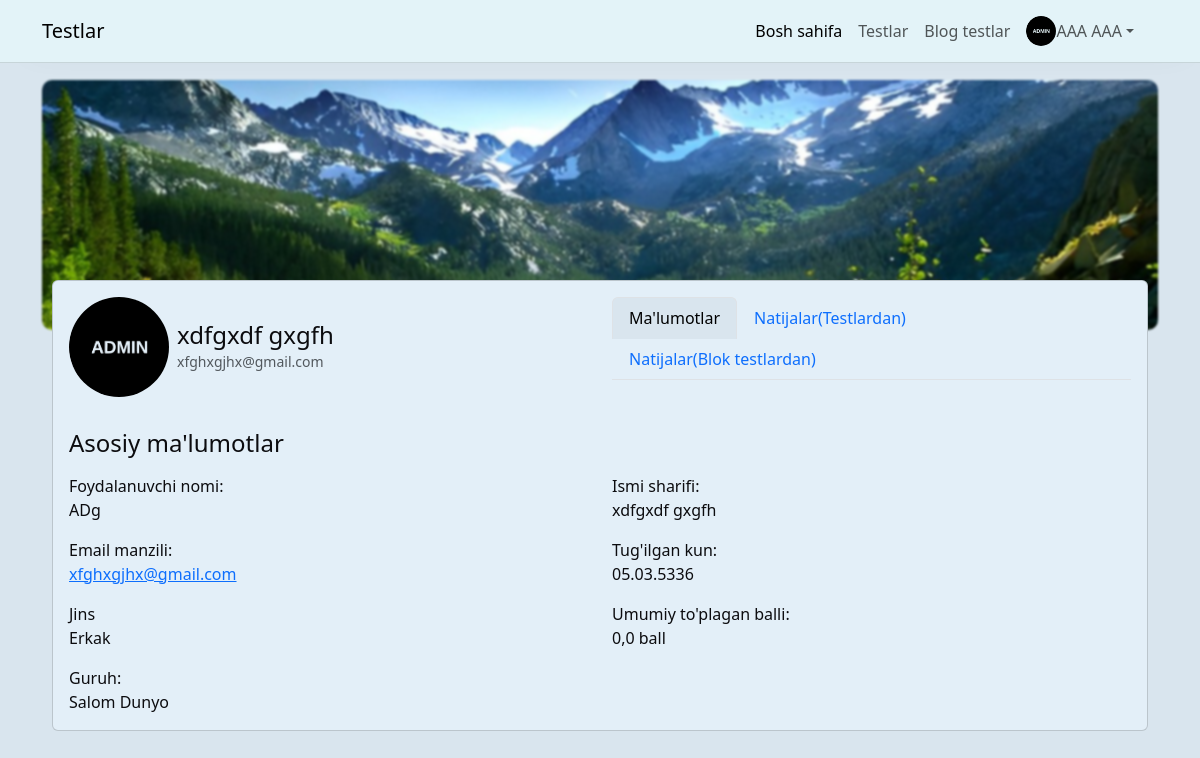
Screenshot of /profile/ADg/ (signed in) with the database file from the repository.
### users/models.py (models this page shows, shortened)
class User(AbstractUser):
    ball = models.FloatField(default=0)
    image = models.ImageField(upload_to='images/', blank=True, null=True)
    full_name = models.CharField(max_length=100)
    date_brith = models.DateField(null=True, blank=True)
    jins = models.CharField(max_length=10, choices=(('Erkak', 'Erkak'), ('Ayol', 'Ayol')))
    class Meta:
        verbose_name = 'Foydalanuvchi'
        verbose_name_plural = 'Foydalanuvchilar'

class Group(models.Model):
    name = models.CharField(max_length=100)
    description = models.TextField()
    students = models.ManyToManyField(User, related_name='guruhlar')
    slug = models.SlugField(unique=True)
    class Meta:
        verbose_name = 'Guruh'
        verbose_name_plural = 'Guruhlar'
    def __str__(self):
        return self.name

### users/views.py (the view, shortened to what this page needs)
# urls.py: path('profile/<str:username>/', profile_view),
def profile_view(request, username):
    user = get_object_or_404(User, username=username)
    natijalar = Result.objects.filter(user=user)
    dtm_results = DtmResult.objects.filter(user=user)
    return render(request, 'users/profile.html', {'profile': user, 'results': natijalar, 'dtm_results': dtm_results})

### templates/users/profile.html (shortened to what this page needs)
{% extends "base.html" %}
{% block content %}
    <img src="/static/images/profile_cover.jpg" alt="Profile cover" style="object-fit: cover;border-radius: 10px;filter: blur(1px);" class="bg-gradient-primary" width="100%" height="250px">
    <div class="position-relative">
        <div class="position-absolute" style="top: -50px;left: 10px;right: 10px;">
            <div class="card p-3">
                <div class="row">
                    <div class="col-md-6 mb-3">
                        <div class="d-flex align-items-center gap-2">
                            <img src="{% if profile.image %}{{profile.image.url}}{% else %}/static/images/all.png{% endif %}" onclick="document.querySelector('#profile_image').click()" alt="Profile picture" class="rounded-circle" style="cursor: pointer;" width="100px" height="100px">
                            <div>
                                <h4 class="mb-0">{{profile.full_name}}</h4>
                                <span class="text-muted" style='font-size: 14px;'>{{profile.email}}</span>
                            </div>
                        </div>
                    </div>
                    <div class="col-md-6">
                        <nav>
                            <div class="nav nav-tabs" id="nav-tab" role="tablist">
                                <button class="nav-link active" id="nav-home-tab" data-bs-toggle="tab" data-bs-target="#nav-home" type="button" role="tab" aria-controls="nav-home" aria-selected="true">Ma'lumotlar</button>
                                <button class="nav-link" id="nav-profile-tab" data-bs-toggle="tab" data-bs-target="#nav-profile" type="button" role="tab" aria-controls="nav-profile" aria-selected="false">Natijalar(Testlardan)</button>
                                <button class="nav-link" id="nav-contact-tab" data-bs-toggle="tab" data-bs-target="#nav-contact" type="button" role="tab" aria-controls="nav-contact" aria-selected="false">Natijalar(Blok testlardan)</button>
                            </div>
                        </nav>
                    </div>
                    <div class="col-md-12 mt-3">
                        <div class="tab-content" id="nav-tabContent">
                            <div class="tab-pane fade show active" id="nav-home" role="tabpanel" aria-labelledby="nav-home-tab" tabindex="0">
                                {% if profile == user %}
                                <h4 class="mb-3">Asosiy ma'lumotlar</h4>
                                <form method="post" class="row">{% csrf_token %}
                                    <div class="col-md-6 mb-3">
                                        <label for="username">Foydalanuvchi nomi <span class="text-danger fw-bold">*</span></label>
                                        <input type="text" disabled class="form-control disabled" required id="username" name="username" value="{{profile.username}}">
                                    </div>
                                    <div class="col-md-6 mb-3">
                                        <label for="email">Email manzili<span class="text-danger fw-bold">*</span></label>
                                        <input type="email" class="form-control" required id="email" name="email" value="{{profile.email}}">
                                    </div>
                                    <div class="col-md-6 mb-3">
                                        <label for="full_name">Ismi sharifi<span class="text-danger fw-bold">*</span></label>
                                        <input type="text" class="form-control" required id="full_name" name="full_name" value="{{profile.full_name}}">
                                    </div>
                                    <div class="col-md-6 mb-3">
                                        <label for="date_brith">Tug'ilgan kun<span class="text-danger fw-bold">*</span></label>
                                        <input type="date" class="form-control" required id="date_brith" name="date_brith" value="{{profile.date_brith|date:"Y-m-d"}}">
                                    </div>
                                    <div class="col-md-12 mb-3">
                                        <label for="jins">Jins<span class="text-danger fw-bold">*</span></label>
                                        <select class="form-select" id="jins" name="jins" required>
                                            <option value="Erkak" {% if profile.jins == "Erkak" %}selected{% endif %}>Erkak</option>
                                            <option value="Ayol" {% if profile.jins == "Ayol" %}selected{% endif %}>Ayol</option>
                                        </select>
                                    </div>
                                    <div class="p-3">
                                        <span class="text-dange">{{error}}</span>
                                    </div>
                                    <div class="p-3">
                                        <button class="btn btn-primary">Saqlash</button>
                                    </div>
                                </form>
                                {% else %}
                                <h4 class="mb-3">Asosiy ma'lumotlar</h4>
                                <div class="row">
                                    <div class="col-md-6 mb-3">
                                        Foydalanuvchi nomi: <br>
                                        {{profile.username}}
                                    </div>
                                    <div class="col-md-6 mb-3">
                                        Ismi sharifi: <br>
                                        {{profile.full_name}}
                                    </div>
                                    {% if profile.email %}
                                    <div class="col-md-6 mb-3">
                                        Email manzili: <br>
                                        <a href="mailto:{{profile.email}}">{{profile.email}}</a>
                                    </div>
                                    {% endif %}
                                    {% if profile.date_brith %}
                                    <div class="col-md-6 mb-3">
                                        Tug'ilgan kun: <br>
                                        {{profile.date_brith|date:"d.m.Y"}}
                                    </div>
                                    {% endif %}
                                    {% if profile.jins %}
                                    <div class="col-md-6 mb-3">
                                        Jins <br>
                                        {{profile.jins}}
                                    </div>
                                    {% endif %}
                                    <div class="col-md-6">
                                        Umumiy to'plagan balli: <br>
                                        {{profile.ball}} ball
                                    </div>
                                    {% if profile.guruhlar.exists %}
                                    <div class="col-md-6">
                                        Guruh: <br>
                                        {{profile.guruhlar.first}}
                                    </div>
                                    {% endif %}
                                </div>
                                {% endif %}
                            </div>
                        </div>
                    </div>
                </div>
            </div>
        </div>
    </div>
{% endblock content %}

### templates/base.html (shortened to what this page needs)
<!DOCTYPE html>
<html lang="en">
<head>
    <link rel="stylesheet" href="https://cdnjs.cloudflare.com/ajax/libs/jquery-toast-plugin/1.3.2/jquery.toast.css" />
    <link href="https://cdn.jsdelivr.net/npm/bootstrap@5.3.3/dist/css/bootstrap.min.css" rel="stylesheet"
>
    <link rel="stylesheet" href="/static/themify-icons/themify-icons.css">
</head>
<body>
    <div class="container">
        <nav class="navbar navbar-expand-lg bg-body-tertiary fixed-top">
            <div class="container">
                <a class="navbar-brand" href="#">Testlar</a>
                {% if user.is_authenticated %}
                <div class="offcanvas offcanvas-end" tabindex="-1" id="offcanvasNavbar"
                    aria-labelledby="offcanvasNavbarLabel">
                    <div class="offcanvas-body">
                        <ul class="navbar-nav justify-content-end flex-grow-1 pe-3 align-items-center">
                            <li class="nav-item">
                                <a class="nav-link active" aria-current="page" href="/" id="home_link">Bosh sahifa</a>
                            </li>
                            <li class="nav-item">
                                <a class="nav-link" href="/tests/"  id="tests_link">Testlar</a>
                            </li>
                            <li class="nav-item">
                                <a class="nav-link" href="/blog-tests/"  id="blog_tests_link">Blog testlar</a>
                            </li>
                            <li class="nav-item dropdown">
                                <a class="nav-link dropdown-toggle d-flex align-items-center" href="#" role="button" data-bs-toggle="dropdown"
                                    aria-expanded="false">
                                    <img src="{% if user.image %}{{user.image.url}}{% else %}https://banner2.cleanpng.com/20180816/syp/78f04442f328b673e733de33b6c8a781.webp{% endif %}" class="rounded-circle" width="30" height="30" alt="sss"> {{user.full_name}}
                                </a>
                            </li>
                        </ul>
                    </div>
                </div>
                {% else %}
                <div class="navbar-text">
                    <a href="/login/" class="btn btn-outline-success me-2 rounded-pill">Kirish</a>
                    <a href="/register/" class="btn btn-outline-primary me-2 rounded-pill">Ro'yxatdan o'tish</a>
                </div>
                {% endif %}
            </div>
        </nav>
        <div style="margin-top: 80px;">
            {% block content %}
            {% endblock content %}
        </div>
    </div>
</body>
</html>

### rows the page displays
User: image (picture), full_name "AAA AAA"
User: image (picture), full_name "xdfgxdf gxgfh", email "xfghxgjhx@gmail.com", username "ADg", date_brith "05.03.5336", jins "Erkak", ball "0,0", guruhlar.first "Salom Dunyo"
